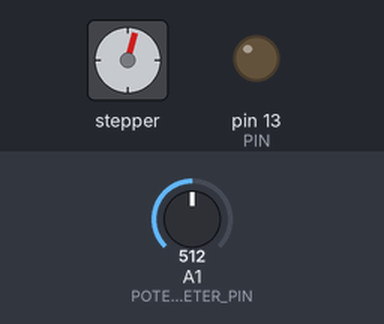
Bench run of a program on a simulated Arduino Uno, built with avr-gcc and run on an emulated ATmega328P. On the bench: stepper motor, output pins drawn as LEDs (lit = HIGH). Wiring (inferred from the names in the program): stepper motor (2048 steps per turn assumed): coils pin 7, pin 6, pin 5, pin 4. The inputs (shaded band) are chosen by the test bench; at power-on: A1 (POTENTIOMETER_PIN) = 512. Pins used as bus, display or sensor lines are not drawn; what the program prints to the serial monitor is not drawn.

Above: at 1.2 s.
1.3 s: A1 (POTENTIOMETER_PIN) set to 900
At 1.77 s:
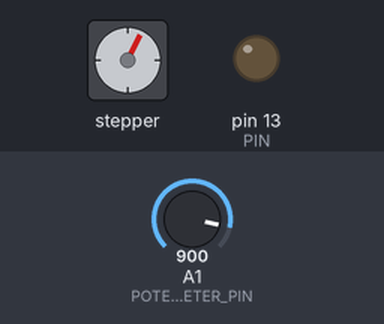
4.3 s: A1 (POTENTIOMETER_PIN) set to 1023
At 4.56 s:
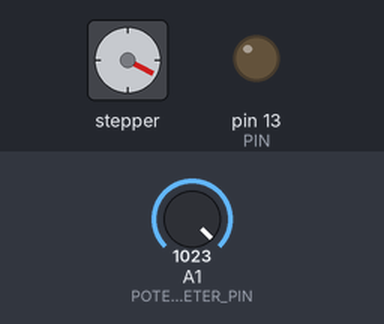
7.3 s: A1 (POTENTIOMETER_PIN) set to 716
At 8.0 s:
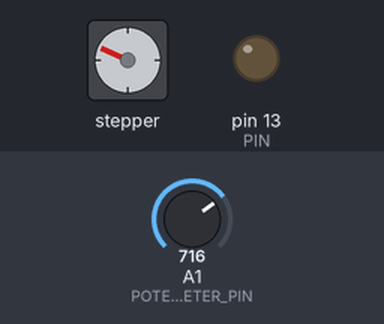
10.3 s: A1 (POTENTIOMETER_PIN) set to 511
Timing chart, 0 to 32.1 s (numbered marks = the images above; inputs shaded):
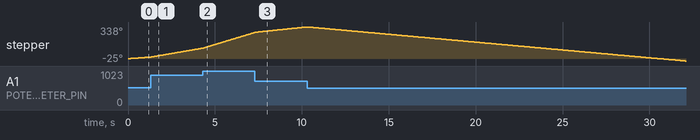

The program:

main.cpp
```cpp
#include <Arduino.h>
//      #include <Stepper.h>
/**
 * @name stepper with poti
 * @desc how to control a stepper with potenciometer
 *
 * @package ArduinoBasics
 * @author Michael
 * @since 2017/01/12
 * @version 1.0.0
 * @copyright (c) Michael
 * @license MIT License <http://opensource.org/license/MIT>
 */

//declare a pin for the board
const byte PIN = 13;

//declare potentiometer
const int POTENTIOMETER_PIN = A1;
unsigned int potentiometerValue;
int servoAngle=0;
int servoSpeed=0;

//declare stepper
//Stepper stepper;
const int NUMBER_OF_STEPPER_PINS = 4;
int stepperPins[NUMBER_OF_STEPPER_PINS] = {7,6,5,4};

// stepper data
const int NUMBER_OF_DATA_STEPS=8;
byte data[NUMBER_OF_DATA_STEPS];

/**
 * @desc own functions
 *       must be written before setup and loop
 */
void turnLeft()
{
        boolean pinState;
        // iterate the stepper data
        for (int i = 0; i< NUMBER_OF_DATA_STEPS; i++)
        {
                for (int pin=0; pin< NUMBER_OF_STEPPER_PINS; pin++)
                {
                        pinState=bitRead(data[i], pin);
                        digitalWrite(stepperPins[pin], pinState);
                        delayMicroseconds(250);
                        servoSpeed = map(potentiometerValue,0,510,0,1000);
                        delayMicroseconds(servoSpeed);
                }
        }
}

void turnRight()
{
        boolean pinState;
        // iterate the stepper data
        for (int i = NUMBER_OF_DATA_STEPS-1; i>=0; i--)
        {
                for (int pin=NUMBER_OF_STEPPER_PINS; pin>=0; pin--)
                {
                        pinState=bitRead(data[i], pin);
                        digitalWrite(stepperPins[pin], pinState);
                        delayMicroseconds(250);
                        servoSpeed = map(potentiometerValue,511,1023,1000,0);
                        delayMicroseconds(servoSpeed);
                }
        }
}

void setup(){
        //init a serial port
        Serial.begin(9600);
        Serial.print("Everything seems fine...");

        //init LED pin
        pinMode (PIN, OUTPUT);

        //init potentiometer#
        potentiometerValue=analogRead(POTENTIOMETER_PIN);

        //generic stepper initialisation of the stepper pins
        for (int i =0; i<NUMBER_OF_STEPPER_PINS; i++)
        {
                pinMode(stepperPins[i], OUTPUT);

        }

        //Stepper data
        data[0] =0b1000;
        data[1] =0b1100;
        data[2] =0b0100;
        data[3] =0b0110;
        data[4] =0b0010;
        data[5] =0b0011;
        data[6] =0b0001;
        data[7] =0b1001;
}

void loop(){
        potentiometerValue=analogRead(POTENTIOMETER_PIN);
        servoAngle = map(potentiometerValue,0,1023,0,180);

        if (servoAngle < 90) {
                turnLeft();

        }
        else if (servoAngle>=90) {
                turnRight();

        }


}
```
